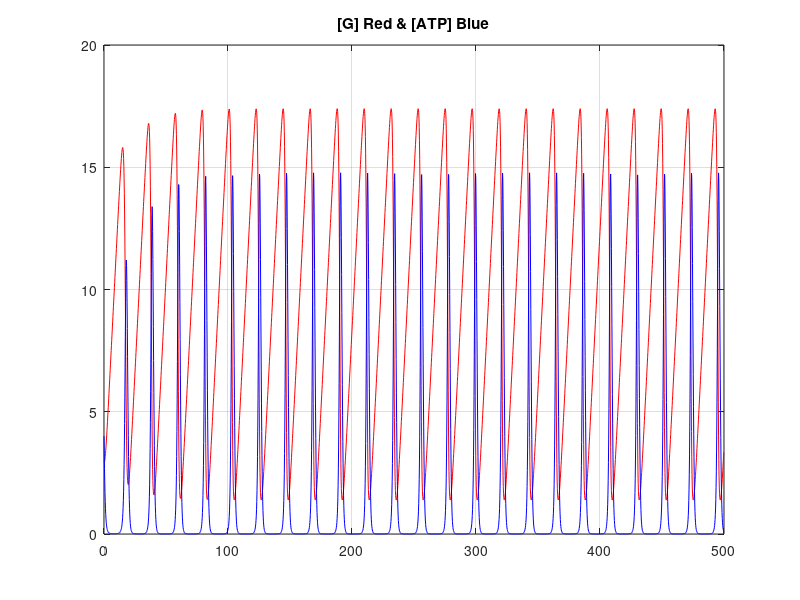
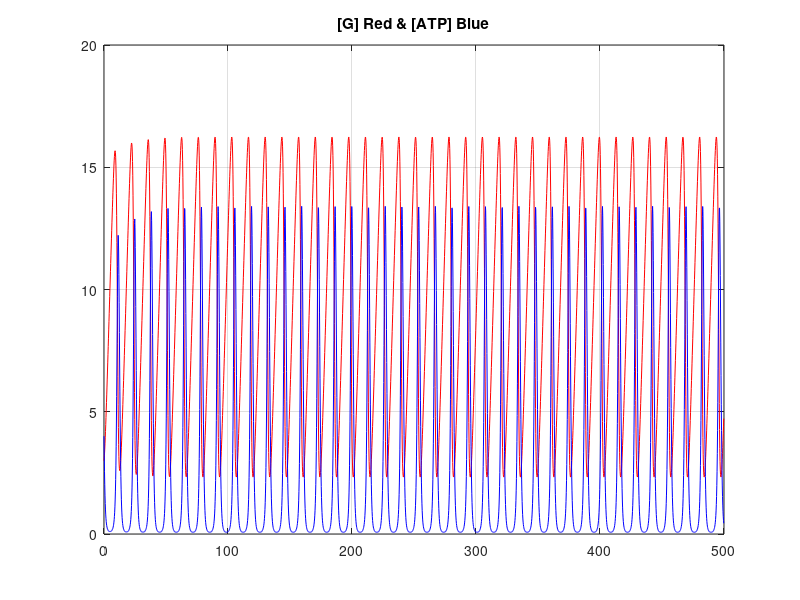
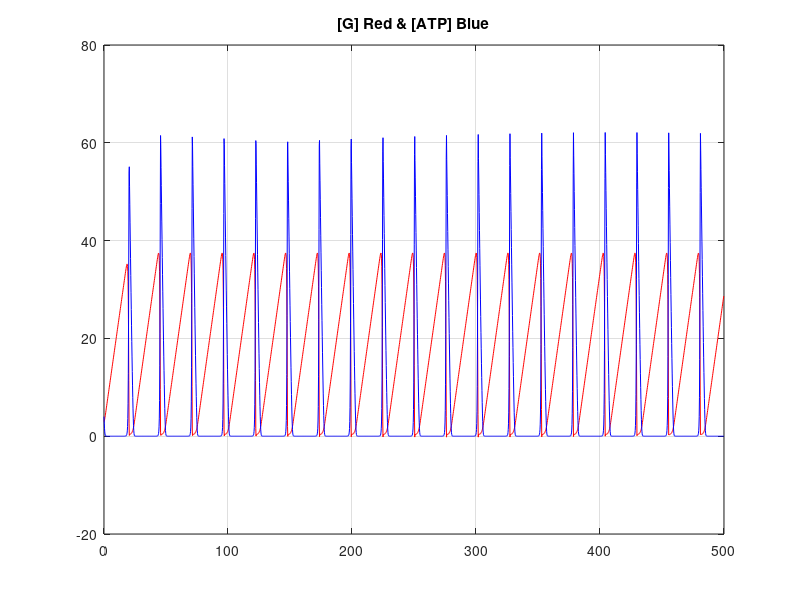
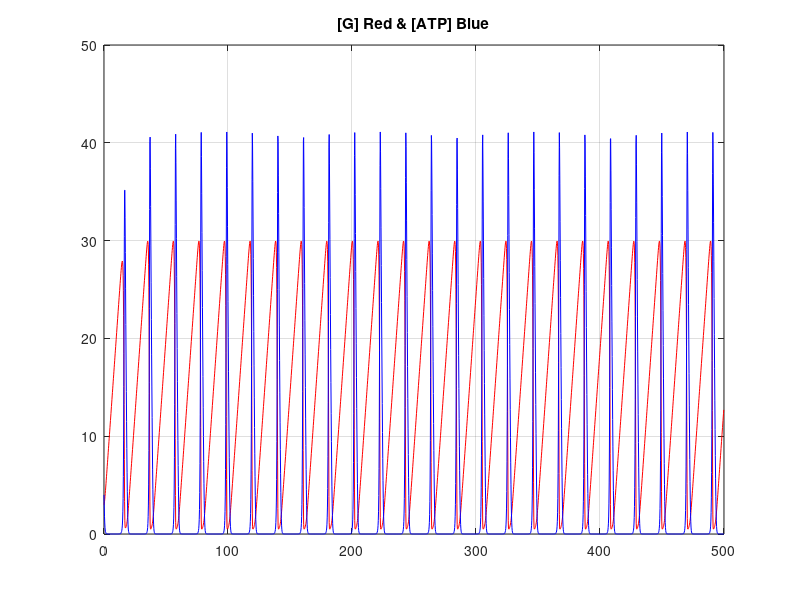

Reproduce these figures in MATLAB, in order.
clear; clc;
% Which SET of parameters gives higher frequency of oscillations

% % Use Euler's method to integrate simple one variable ODE
% % Use program as template for more interesting models

% % Note:  produces slightly different output compared with 
% % example shown in class.  Different values of b, dt, tlast

Vin = [0.2, 0.36, 0.36, 0.36] ;
k1 = [0.02, 0.02, 0.02, 0.02] ;
kp = [5, 6, 5, 6] ;
Km = [13, 15, 7, 10] ;

dt    = 0.2 ;  
tlast = 500 ; 
 
iterations = round(tlast/dt) ; 


time = dt*(0:iterations-1) ;

for j = 1:4
    G = 3;
    ATP = 4;
    G_arr = zeros(iterations, 1);
    ATP_arr = zeros(iterations, 1);
    for i = 1:iterations 
        ATP_arr(i) = ATP;
        G_arr(i) = G;

        dATP_dt = 2 * k1(j) * G_arr(i) * ATP_arr(i) - ((kp(j) * ATP_arr(i)) ./ (Km(j) + ATP_arr(i))); 
        dG_dt = Vin(j) - k1(j) * G_arr(i) * ATP_arr(i);

        ATP = ATP + dATP_dt;
        G = G + dG_dt;
    end

    fprintf("[G] max = %0.5f \n", max(G_arr));
    fprintf("[ATP] max = %0.5f \n", max(ATP_arr));

    figure;
    plot(time, G_arr, 'r');
    hold on;
    plot(time, ATP_arr, 'b');
    title('[G] Red & [ATP] Blue');
    grid on;
    
end




% figure;
% plot(time, G_arr, 'r');
% hold on;
% plot(time, ATP_arr, 'b');
% title('[G] Red & [ATP] Blue');
% grid on;